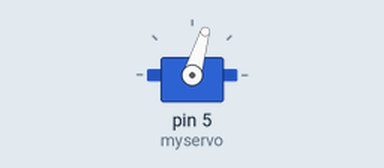
Recording of a sketch running on a simulated Arduino Uno, built with avr-gcc and run on an emulated ATmega328P. On the bench: servo.

Above: at 0.05 s.
At 4.05 s:
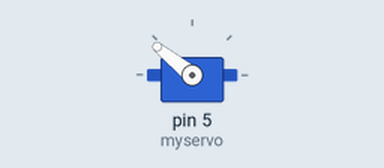
At 8.0 s:
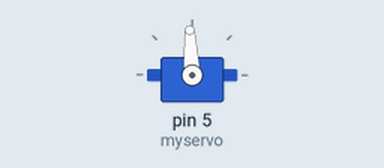
Timing chart, 0 to 10.4 s (numbered marks = the images above):
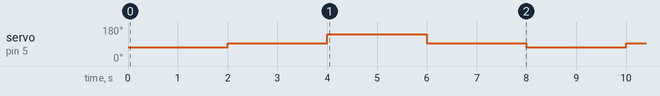

The sketch:

servo_motor.ino
```cpp
//подключаем библиотеку для работы с моторами по PWM шине
#include <Servo.h>
//инициализируем наш мотор присвоением ему имени
Servo myservo;
void setup() {
//указываем порт, к которому подключён мотор M13(5)
myservo.attach(5);
}
void loop() {

//задаём ширину импульсов управляющей последовательности в диапазоне 1000 - 2000 мс.
//значение 1500 мс означает остановку двигателя
myservo.writeMicroseconds(1300);
//задаём паузу в 2 секунды
delay (2000);

//останавливаем мотор
myservo.writeMicroseconds(1500);
//задаем паузу в 2 секунды
delay (2000);

//задаём ширину импульсов управляющей последовательности в диапазоне 1000 - 2000 мс.
//значение 1500 мс означает остановку двигателя
myservo.writeMicroseconds(2000);
//задаём паузу в 2 секунды
delay (2000);

//останавливаем мотор
myservo.writeMicroseconds(1500);
//задаем паузу в 2 секунды
delay (2000);
}
```

Measured:
- by itself, servo on pin 5 (myservo): repeats every 8.0 s: 141° 2.0 s, 93° 2.0 s, 73° 2.0 s, 93° 2.0 s
